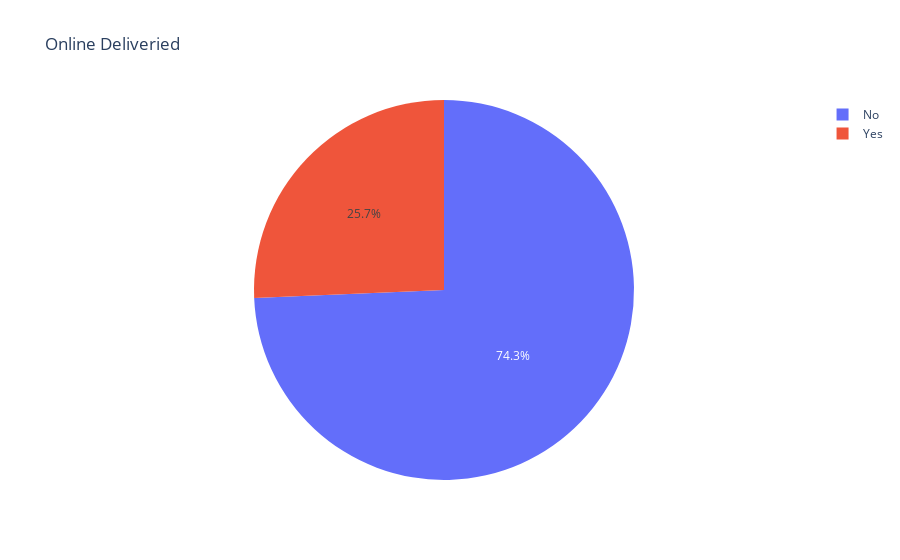

Notebook source saved alongside this figure:
### Code cell
fig=px.pie(final_data,names='Has Online delivery',title='Online Deliveried')
fig.show()

### Figure 1 — Plotly figure (JSON) as saved in the notebook; plotly's stock layout.template omitted (floating-point values rounded to 4 significant figures; data arrays with more than 128 entries replaced by an {"elided": "..."} marker saying what was removed)
{"data": [{"domain": {"x": [0, 1], "y": [0, 1]}, "hovertemplate": "Has Online delivery=%{label}<extra></extra>", "labels": {"elided": "9551 str values"}, "legendgroup": "", "name": "", "showlegend": true, "type": "pie"}], "layout": {"autosize": true, "legend": {"tracegroupgap": 0}, "title": {"text": "Online Deliveried"}}}
